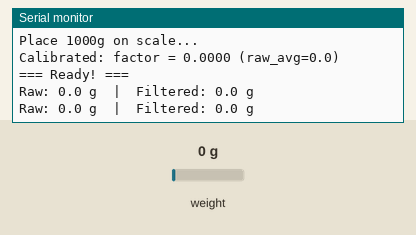
Simulated run of this sketch. Board: ESP32. On the bench: the last lines printed to the serial monitor. Inputs (shaded band) come from the test bench; at power-on: weight on the scale 0 g.

Above: at 15.2 s.
15.3 s: weight on the scale set to 100 g
At 16.0 s:
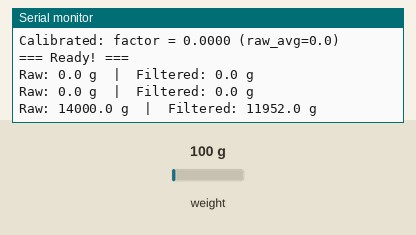
16.8 s: weight on the scale set to 1250 g
At 16.8 s:
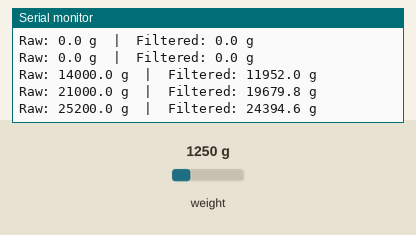
Timing chart, 0 to 19.8 s (numbered marks = the images above; inputs shaded):
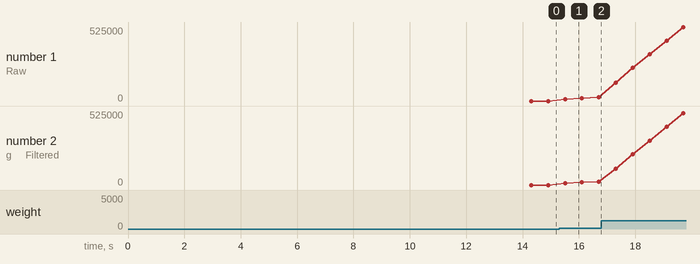

Measured:
- after the input at 15.3 s, the serial monitor: prints a new line after 0.21 s (image 1)
- plotted number 1: 0 → 25200 after the input at 15.3 s, 25200 → 525000 after the input at 16.8 s
- plotted number 2: 0 → 24394.6 after the input at 15.3 s, 24394.6 → 525000 after the input at 16.8 s

The sketch:

movingAverageWeightEstimate.ino
```cpp
#include <Arduino.h>
#include <HX711.h>

#define DOUT_PIN 27
#define CLK_PIN  4

HX711 scale;

// —— USER CONFIG ——————————————————————————————————————————————
// Place this known weight on the scale during setup (grams):
static constexpr float KNOWN_WEIGHT = 1000.0f;

// How many pre-samples to average at zero and at known weight:
static constexpr uint8_t CAL_SAMPLES = 50;

// Moving-average window:
static constexpr uint8_t MA_N = 5;

// Kalman filter tuning:
//    Increase Q for faster tracking (but more jitter).
//    Decrease R if you trust the sensor more (less smoothing).
static constexpr double Q = 50.0;
static constexpr double R =  10.0;

// —— END USER CONFIG ——————————————————————————————————————————

// runtime state
float CALIBRATION_FACTOR = 1.0f;
double P = 1.0, x = NAN;      // Kalman state
float ma_buf[MA_N];
uint8_t ma_idx = 0;
bool    ma_full = false;

// —— SETUP —————————————————————————————————————————————————————
void setup() {
  Serial.begin(115200);
  scale.begin(DOUT_PIN, CLK_PIN);

  // 1) Zero offset
  Serial.println("\n--- Zeroing (no load) ---");
  scale.tare();
  delay(500);

  // 2) Prompt for known weight
  Serial.printf("Place %.0fg on scale...\n", KNOWN_WEIGHT);
  delay(5000);

  // 3) Read raw counts under known weight
  double sum = 0;
  for (uint8_t i = 0; i < CAL_SAMPLES; i++) {
    sum += scale.read();
    delay(50);
  }
  double raw_avg = sum / CAL_SAMPLES;
  CALIBRATION_FACTOR = raw_avg / KNOWN_WEIGHT;
  scale.set_scale(CALIBRATION_FACTOR);

  Serial.printf("Calibrated: factor = %.4f (raw_avg=%.1f)\n\n", CALIBRATION_FACTOR, raw_avg);

  // init moving-average buffer
  for (uint8_t i = 0; i < MA_N; i++) ma_buf[i] = 0.0f;
  Serial.println("=== Ready! ===\n");
}

// simple N-point moving average of scale.get_units()
float movingAverage() {
  float w = scale.get_units(3);
  ma_buf[ma_idx] = w;
  ma_idx = (ma_idx + 1) % MA_N;
  if (ma_idx == 0) ma_full = true;

  float s = 0;
  uint8_t count = ma_full ? MA_N : ma_idx;
  for (uint8_t i = 0; i < count; i++) s += ma_buf[i];
  return s / count;
}

// standard Kalman predict/update
double kalman(double z) {
  if (isnan(x)) {
    x = z;    // seed with first measurement
    return x;
  }
  P += Q;
  double Kgain = P / (P + R);
  x += Kgain * (z - x);
  P *= (1 - Kgain);
  return x;
}

void loop() {
  if (!scale.wait_ready_timeout(200)) {
    Serial.println("HX711 not ready");
    delay(200);
    return;
  }

  float raw_g = movingAverage();
  double filt  = kalman(raw_g);

  // clamp negative
  if (filt < 0) filt = 0;

  Serial.printf("Raw: %.1f g  |  Filtered: %.1f g\n", raw_g, filt);
  delay(300);
}
```
